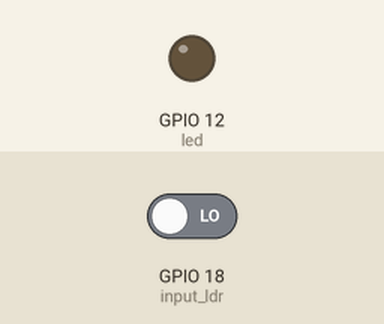
This program was run on a simulated Raspberry Pi (BCM pin numbers). On the bench: output pins drawn as LEDs (lit = HIGH). Inputs (shaded band) come from the test bench; at power-on: GPIO 18 (input_ldr) LOW. What the program prints to the terminal is not drawn.

Above: at 1.2 s.
1.3 s: GPIO 18 (input_ldr) driven HIGH
At 2.3 s:
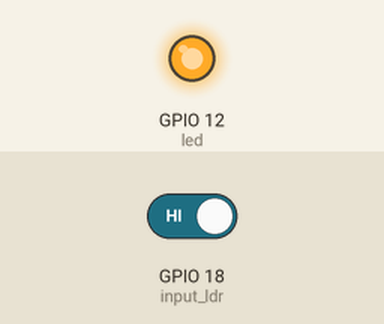
2.8 s: GPIO 18 (input_ldr) driven LOW
At 3.5 s:
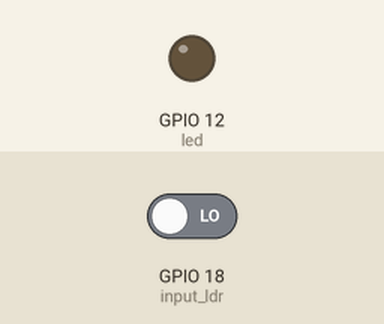
Timing chart, 0 to 5.8 s (numbered marks = the images above; inputs shaded):
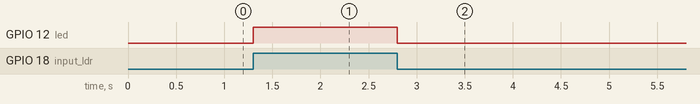

Measured:
- after the input at 1.3 s, GPIO 12 (led): LOW → HIGH at once
- after the input at 2.8 s, GPIO 12 (led): HIGH → LOW at once

The program:

ldr.py
```python
import RPi.GPIO as GPIO
import time

GPIO.setmode(GPIO.BCM)
GPIO.setwarnings(False)
input_ldr = 18 #input of the LDR Sensor
led = 12 #led pin
GPIO.setup(input_ldr,GPIO.IN)
GPIO.setup(led,GPIO.OUT,initial=0)

while True:

    print (GPIO.input(input_ldr))
    if(GPIO.input(input_ldr)==1):
        GPIO.output(led,GPIO.HIGH)
    else:
         GPIO.output(led,GPIO.LOW)
```
